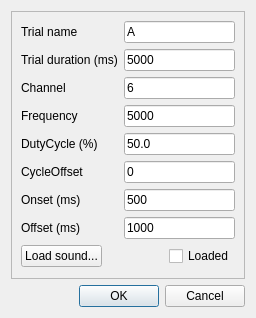
<?xml version="1.0" encoding="UTF-8"?>
<ui version="4.0">
 <class>AddADialog</class>
 <widget class="QDialog" name="AddADialog">
  <property name="geometry">
   <rect>
    <x>0</x>
    <y>0</y>
    <width>256</width>
    <height>318</height>
   </rect>
  </property>
  <property name="windowTitle">
   <string>Dialog</string>
  </property>
  <layout class="QVBoxLayout" name="verticalLayout">
   <item>
    <widget class="QFrame" name="frame">
     <property name="frameShape">
      <enum>QFrame::Shape::StyledPanel</enum>
     </property>
     <property name="frameShadow">
      <enum>QFrame::Shadow::Raised</enum>
     </property>
     <layout class="QFormLayout" name="formLayout">
      <item row="0" column="0">
       <widget class="QLabel" name="label_2">
        <property name="text">
         <string>Trial name</string>
        </property>
       </widget>
      </item>
      <item row="0" column="1">
       <widget class="QLineEdit" name="trialnameEdit">
        <property name="text">
         <string>A</string>
        </property>
       </widget>
      </item>
      <item row="2" column="0">
       <widget class="QLabel" name="channelLabel">
        <property name="text">
         <string>Channel</string>
        </property>
       </widget>
      </item>
      <item row="2" column="1">
       <widget class="QLineEdit" name="channelEdit">
        <property name="text">
         <string>6</string>
        </property>
       </widget>
      </item>
      <item row="3" column="0">
       <widget class="QLabel" name="label_4">
        <property name="text">
         <string>Frequency</string>
        </property>
       </widget>
      </item>
      <item row="3" column="1">
       <widget class="QLineEdit" name="frequencyEdit">
        <property name="text">
         <string>5000</string>
        </property>
       </widget>
      </item>
      <item row="4" column="0">
       <widget class="QLabel" name="label_5">
        <property name="text">
         <string>DutyCycle (%)</string>
        </property>
       </widget>
      </item>
      <item row="4" column="1">
       <widget class="QLineEdit" name="dutycycleEdit">
        <property name="text">
         <string>50.0</string>
        </property>
       </widget>
      </item>
      <item row="5" column="0">
       <widget class="QLabel" name="label_6">
        <property name="text">
         <string>CycleOffset</string>
        </property>
       </widget>
      </item>
      <item row="5" column="1">
       <widget class="QLineEdit" name="cycleoffsetEdit">
        <property name="text">
         <string>0</string>
        </property>
       </widget>
      </item>
      <item row="6" column="0">
       <widget class="QLabel" name="onsetLabel">
        <property name="text">
         <string>Onset (ms)</string>
        </property>
       </widget>
      </item>
      <item row="6" column="1">
       <widget class="QLineEdit" name="onsetEdit">
        <property name="text">
         <string>500</string>
        </property>
       </widget>
      </item>
      <item row="7" column="0">
       <widget class="QLabel" name="offsetLabel">
        <property name="text">
         <string>Offset (ms)</string>
        </property>
       </widget>
      </item>
      <item row="7" column="1">
       <widget class="QLineEdit" name="offsetEdit">
        <property name="text">
         <string>1000</string>
        </property>
       </widget>
      </item>
      <item row="8" column="0" colspan="2">
       <layout class="QHBoxLayout" name="horizontalLayout_2">
        <item>
         <widget class="QPushButton" name="pushButton">
          <property name="text">
           <string>Load sound...</string>
          </property>
         </widget>
        </item>
        <item>
         <spacer name="horizontalSpacer">
          <property name="orientation">
           <enum>Qt::Orientation::Horizontal</enum>
          </property>
          <property name="sizeHint" stdset="0">
           <size>
            <width>40</width>
            <height>20</height>
           </size>
          </property>
         </spacer>
        </item>
        <item>
         <widget class="QCheckBox" name="checkBox">
          <property name="text">
           <string>Loaded</string>
          </property>
         </widget>
        </item>
       </layout>
      </item>
      <item row="1" column="1">
       <widget class="QLineEdit" name="trialdurationEdit">
        <property name="text">
         <string>5000</string>
        </property>
       </widget>
      </item>
      <item row="1" column="0">
       <widget class="QLabel" name="label">
        <property name="text">
         <string>Trial duration (ms)</string>
        </property>
       </widget>
      </item>
     </layout>
    </widget>
   </item>
   <item>
    <widget class="QDialogButtonBox" name="buttonBox">
     <property name="orientation">
      <enum>Qt::Orientation::Horizontal</enum>
     </property>
     <property name="standardButtons">
      <set>QDialogButtonBox::StandardButton::Cancel|QDialogButtonBox::StandardButton::Ok</set>
     </property>
    </widget>
   </item>
  </layout>
 </widget>
 <tabstops>
  <tabstop>trialnameEdit</tabstop>
  <tabstop>trialdurationEdit</tabstop>
  <tabstop>channelEdit</tabstop>
  <tabstop>frequencyEdit</tabstop>
  <tabstop>dutycycleEdit</tabstop>
  <tabstop>cycleoffsetEdit</tabstop>
  <tabstop>onsetEdit</tabstop>
  <tabstop>offsetEdit</tabstop>
  <tabstop>pushButton</tabstop>
  <tabstop>checkBox</tabstop>
 </tabstops>
 <resources/>
 <connections>
  <connection>
   <sender>buttonBox</sender>
   <signal>accepted()</signal>
   <receiver>AddADialog</receiver>
   <slot>accept()</slot>
   <hints>
    <hint type="sourcelabel">
     <x>248</x>
     <y>254</y>
    </hint>
    <hint type="destinationlabel">
     <x>157</x>
     <y>274</y>
    </hint>
   </hints>
  </connection>
  <connection>
   <sender>buttonBox</sender>
   <signal>rejected()</signal>
   <receiver>AddADialog</receiver>
   <slot>reject()</slot>
   <hints>
    <hint type="sourcelabel">
     <x>316</x>
     <y>260</y>
    </hint>
    <hint type="destinationlabel">
     <x>286</x>
     <y>274</y>
    </hint>
   </hints>
  </connection>
 </connections>
</ui>
